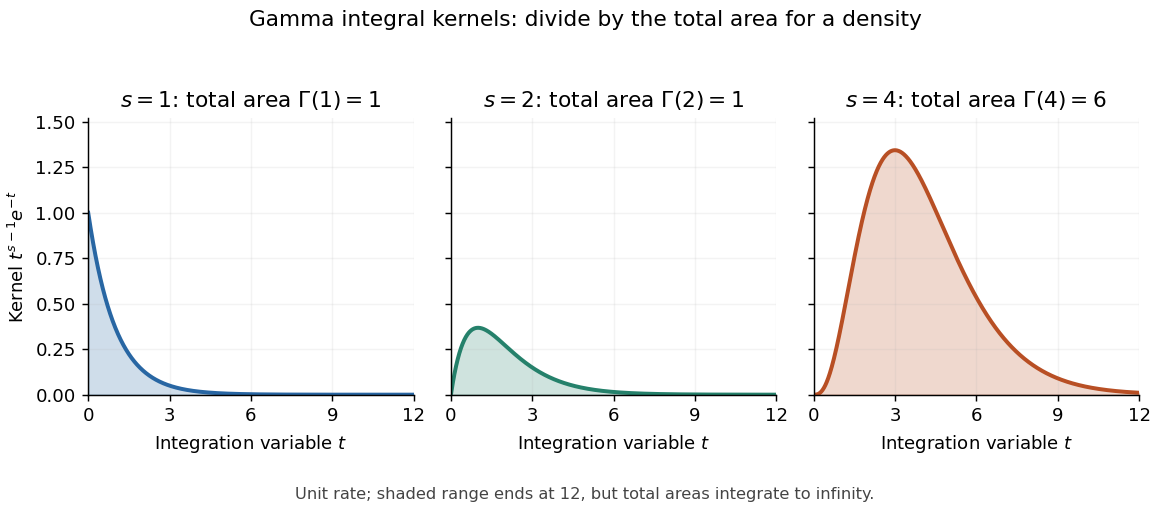

Python code for this plot:
"""Compare unnormalized Gamma integral kernels, including their total areas.

Tested with Python 3.14.4, NumPy 2.3.5, Matplotlib 3.10.7.
Write an opaque white PNG to the current working directory.
"""
from pathlib import Path

import matplotlib
matplotlib.use("Agg")
import matplotlib.pyplot as plt
import numpy as np


def main():
    t = np.linspace(0, 12, 1201)
    fig, axes = plt.subplots(1, 3, figsize=(9.0, 3.9), dpi=130,
                             sharex=True, sharey=True, facecolor="white")
    for ax, shape, area, color in zip(axes, [1, 2, 4], [1, 1, 6],
                                    ["#2866a3", "#25816b", "#b84f24"]):
        kernel = t ** (shape - 1) * np.exp(-t)
        ax.set_facecolor("white")
        ax.fill_between(t, kernel, color=color, alpha=0.22)
        ax.plot(t, kernel, color=color, lw=2.2)
        ax.set(xlim=(0, 12), ylim=(0, 1.52), xticks=[0, 3, 6, 9, 12],
               xlabel=r"Integration variable $t$",
               title=rf"$s={shape}$: total area $\Gamma({shape})={area}$")
        ax.grid(alpha=0.15)
        ax.spines[["top", "right"]].set_visible(False)
    axes[0].set_ylabel(r"Kernel $t^{s-1}e^{-t}$")
    fig.suptitle("Gamma integral kernels: divide by the total area for a density",
                 fontsize=12)
    fig.text(0.5, 0.015, r"Unit rate; shaded range ends at 12, but total areas integrate to infinity.",
             ha="center", fontsize=9, color="#444444")
    fig.tight_layout(rect=(0, 0.065, 1, 0.94))
    fig.savefig(Path.cwd() / Path(__file__).with_suffix(".png").name,
                facecolor="white", transparent=False)
    plt.close(fig)


if __name__ == "__main__":
    main()
